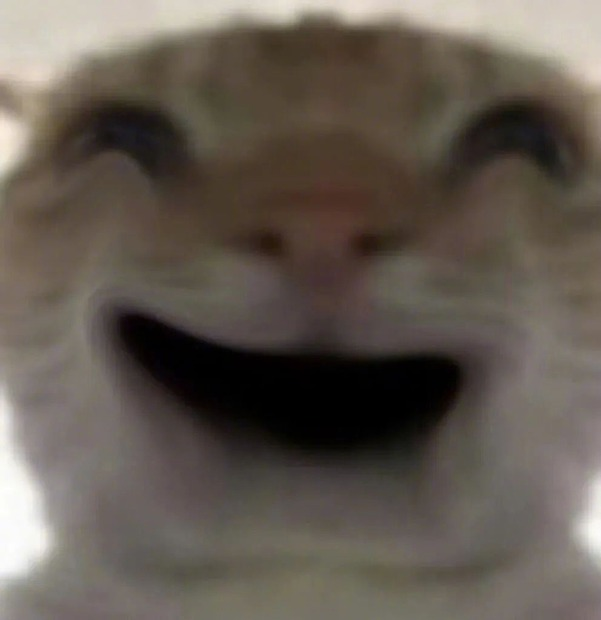
#> input picture memes/hajimi_02.jpg, 601 x 620 px; its folder holds 4 pictures in this run
$ python add_sheet_memes.py ../memes/hajimi_02.jpg
#> lines starting #> are read from the running program, lines starting #| are printed output that depends on the picture
# -*- coding: utf-8 -*-
"""把切好的单张表情加入 memes/：按感知哈希去重，接在后面编号。

用法：python tools/add_sheet_memes.py <图片或目录> ...
"""
from __future__ import annotations

import json
import re
import sys
from pathlib import Path

from PIL import Image

sys.stdout.reconfigure(encoding="utf-8", errors="replace")
ROOT = Path(__file__).resolve().parent.parent
MEMES = ROOT / "memes"
EXTS = {".jpg", ".jpeg", ".png", ".webp", ".bmp"}
BATCH = "acfun"


def ahash_bits(img: Image.Image) -> str:
    g = img.convert("L").resize((16, 16), Image.LANCZOS)
    px = list(g.getdata())
    avg = sum(px) / len(px)
    return "".join("1" if v > avg else "0" for v in px)


def ham(a: str, b: str) -> int:
    return sum(1 for x, y in zip(a, b) if x != y)


def collect(argv) -> list[Path]:
    files = []
    for arg in argv:
        p = Path(arg)
        if p.is_dir():
            files += sorted(q for q in p.iterdir() if q.suffix.lower() in EXTS)
        elif p.is_file():
            files.append(p)
    return files


def main(argv):
    files = collect(argv)
    if not files:
        print("no input")
        return 1

    existing = []
    for p in sorted(MEMES.glob("hajimi_*.jpg")):
        try:
            existing.append((p.name, ahash_bits(Image.open(p).convert("RGB"))))
#> in ahash_bits, `g = img.convert("L").resize((16, 16), Image.LANCZOS)`:
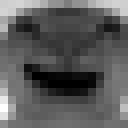
#> g: PIL image 16x16 L (shown 8 times larger); min 0, max 255, mean 91.6
#> in ahash_bits, `px = list(g.getdata())`: px = 256 values, max 255 at index 208, min 0 at index 148, mean 91.57
#> in ahash_bits, `avg = sum(px) / len(px)`: avg = 91.57
        except Exception:
            pass
#> pass 2 of the loop in main, `for p in sorted(MEMES.glob("hajimi_*.jpg")):`:
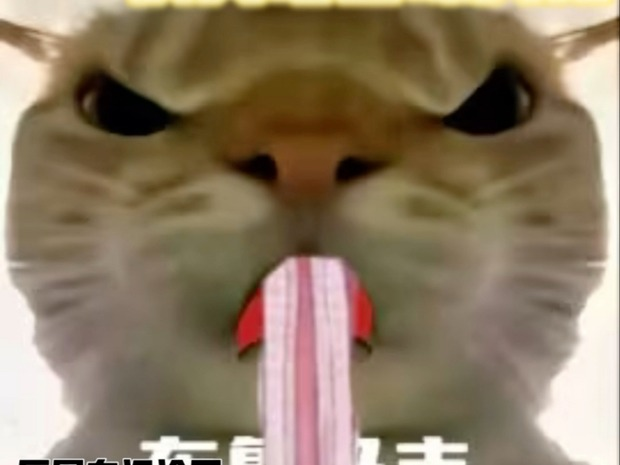
#> input picture memes/hajimi_03.jpg, 620 x 465 px
#> in ahash_bits (call 2), `g = img.convert("L").resize((16, 16), Image.LANCZOS)`:
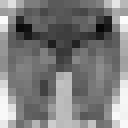
#> g: PIL image 16x16 L (shown 8 times larger); min 6, max 251, mean 124.1
#> px = 256 values, max 251 at index 47, min 6 at index 60, mean 124.1
#> avg = 124.1
#> pass 3 of the loop in main, `for p in sorted(MEMES.glob("hajimi_*.jpg")):`:
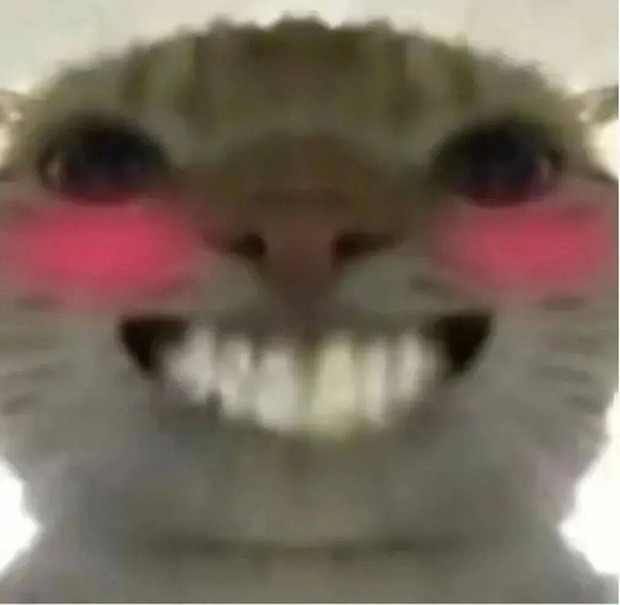
#> input picture memes/hajimi_05.jpg, 620 x 605 px
#> in ahash_bits (call 3), `g = img.convert("L").resize((16, 16), Image.LANCZOS)`:
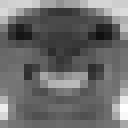
#> g: PIL image 16x16 L (shown 8 times larger); min 16, max 255, mean 107.7
#> px = 256 values, max 255 at index 223, min 16 at index 76, mean 107.7
#> avg = 107.7
#> the loop made 4 passes; the first 3 are shown

    src_file = MEMES / "sources.json"
    sources = json.loads(src_file.read_text("utf-8")) if src_file.exists() else []
#> sources = []
    next_idx = max([int(re.findall(r"\d+", p.stem)[0])
                    for p in MEMES.glob("hajimi_*.jpg")] or [0]) + 1

    added = dup = skipped = 0
    for p in files:
        try:
            img = Image.open(p).convert("RGB")
#> img is the input picture: PIL image 601x620 RGB; mean R, G, B 99.1, 90.4, 81.5
        except Exception:
            skipped += 1
            continue
        h = ahash_bits(img)
        if any(ham(h, eh) <= 8 for _, eh in existing):
            dup += 1
            continue
        w, ht = img.size
        if min(w, ht) < 110:
            skipped += 1
            continue
        name = f"hajimi_{next_idx:02d}.jpg"
        img.save(MEMES / name, quality=92)
        existing.append((name, h))
        sources.append({"file": name, "query": "AcFun 三角洲鼠鼠哈基米", "src": "",
                        "title": p.stem, "batch": BATCH})
        next_idx += 1
        added += 1

    src_file.write_text(json.dumps(sources, ensure_ascii=False, indent=2), encoding="utf-8")
    print(f"added {added}, duplicate {dup}, skipped {skipped}")
    return 0


if __name__ == "__main__":
    raise SystemExit(main(sys.argv[1:]))
#> (the program exits here)
